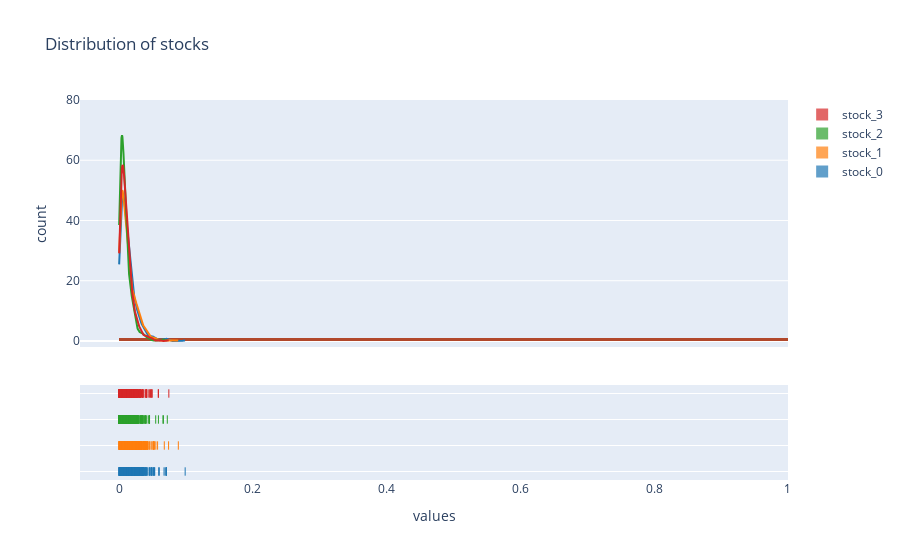

Notebook source saved alongside this figure:
### Code cell
# distribution of stocks
import plotly.figure_factory as ff


# Group data together
hist_data = [stocks_df[name] for name in STOCK_NAMES]
group_labels = STOCK_NAMES

# Create distplot
fig = ff.create_distplot(hist_data, group_labels)

fig.update_layout(
    title="Distribution of stocks",
    xaxis={
        "title": "values"
    },
    yaxis={
        "title": "count",
        "range": [-2, 80]
    }
)
fig.show()

### Figure 1 — Plotly figure (JSON) as saved in the notebook; plotly's stock layout.template omitted (floating-point values rounded to 4 significant figures; data arrays with more than 128 entries replaced by an {"elided": "..."} marker saying what was removed)
{"data": [{"autobinx": false, "histnorm": "probability density", "legendgroup": "stock_0", "marker": {"color": "rgb(31, 119, 180)"}, "name": "stock_0", "opacity": 0.7, "type": "histogram", "x": {"elided": "746 float values"}, "xaxis": "x", "xbins": {"end": 0.09871, "size": 1, "start": 1.21e-05}, "yaxis": "y"}, {"autobinx": false, "histnorm": "probability density", "legendgroup": "stock_1", "marker": {"color": "rgb(255, 127, 14)"}, "name": "stock_1", "opacity": 0.7, "type": "histogram", "x": {"elided": "746 float values"}, "xaxis": "x", "xbins": {"end": 0.0885, "size": 1, "start": 5.728e-05}, "yaxis": "y"}, {"autobinx": false, "histnorm": "probability density", "legendgroup": "stock_2", "marker": {"color": "rgb(44, 160, 44)"}, "name": "stock_2", "opacity": 0.7, "type": "histogram", "x": {"elided": "746 float values"}, "xaxis": "x", "xbins": {"end": 0.07202, "size": 1, "start": 1.436e-05}, "yaxis": "y"}, {"autobinx": false, "histnorm": "probability density", "legendgroup": "stock_3", "marker": {"color": "rgb(214, 39, 40)"}, "name": "stock_3", "opacity": 0.7, "type": "histogram", "x": {"elided": "746 float values"}, "xaxis": "x", "xbins": {"end": 0.07429, "size": 1, "start": 6.734e-05}, "yaxis": "y"}, {"legendgroup": "stock_0", "marker": {"color": "rgb(31, 119, 180)"}, "mode": "lines", "name": "stock_0", "showlegend": false, "type": "scatter", "x": {"elided": "500 float values"}, "xaxis": "x", "y": {"elided": "500 float values"}, "yaxis": "y"}, {"legendgroup": "stock_1", "marker": {"color": "rgb(255, 127, 14)"}, "mode": "lines", "name": "stock_1", "showlegend": false, "type": "scatter", "x": {"elided": "500 float values"}, "xaxis": "x", "y": {"elided": "500 float values"}, "yaxis": "y"}, {"legendgroup": "stock_2", "marker": {"color": "rgb(44, 160, 44)"}, "mode": "lines", "name": "stock_2", "showlegend": false, "type": "scatter", "x": {"elided": "500 float values"}, "xaxis": "x", "y": {"elided": "500 float values"}, "yaxis": "y"}, {"legendgroup": "stock_3", "marker": {"color": "rgb(214, 39, 40)"}, "mode": "lines", "name": "stock_3", "showlegend": false, "type": "scatter", "x": {"elided": "500 float values"}, "xaxis": "x", "y": {"elided": "500 float values"}, "yaxis": "y"}, {"legendgroup": "stock_0", "marker": {"color": "rgb(31, 119, 180)", "symbol": "line-ns-open"}, "mode": "markers", "name": "stock_0", "showlegend": false, "type": "scatter", "x": {"elided": "746 float values"}, "xaxis": "x", "y": {"elided": "746 str values"}, "yaxis": "y2"}, {"legendgroup": "stock_1", "marker": {"color": "rgb(255, 127, 14)", "symbol": "line-ns-open"}, "mode": "markers", "name": "stock_1", "showlegend": false, "type": "scatter", "x": {"elided": "746 float values"}, "xaxis": "x", "y": {"elided": "746 str values"}, "yaxis": "y2"}, {"legendgroup": "stock_2", "marker": {"color": "rgb(44, 160, 44)", "symbol": "line-ns-open"}, "mode": "markers", "name": "stock_2", "showlegend": false, "type": "scatter", "x": {"elided": "746 float values"}, "xaxis": "x", "y": {"elided": "746 str values"}, "yaxis": "y2"}, {"legendgroup": "stock_3", "marker": {"color": "rgb(214, 39, 40)", "symbol": "line-ns-open"}, "mode": "markers", "name": "stock_3", "showlegend": false, "type": "scatter", "x": {"elided": "746 float values"}, "xaxis": "x", "y": {"elided": "746 str values"}, "yaxis": "y2"}], "layout": {"barmode": "overlay", "hovermode": "closest", "legend": {"traceorder": "reversed"}, "title": {"text": "Distribution of stocks"}, "xaxis": {"anchor": "y2", "domain": [0, 1], "title": {"text": "values"}, "zeroline": false}, "yaxis": {"anchor": "free", "domain": [0.35, 1], "position": 0, "range": [-2, 80], "title": {"text": "count"}}, "yaxis2": {"anchor": "x", "domain": [0, 0.25], "dtick": 1, "showticklabels": false}}}
